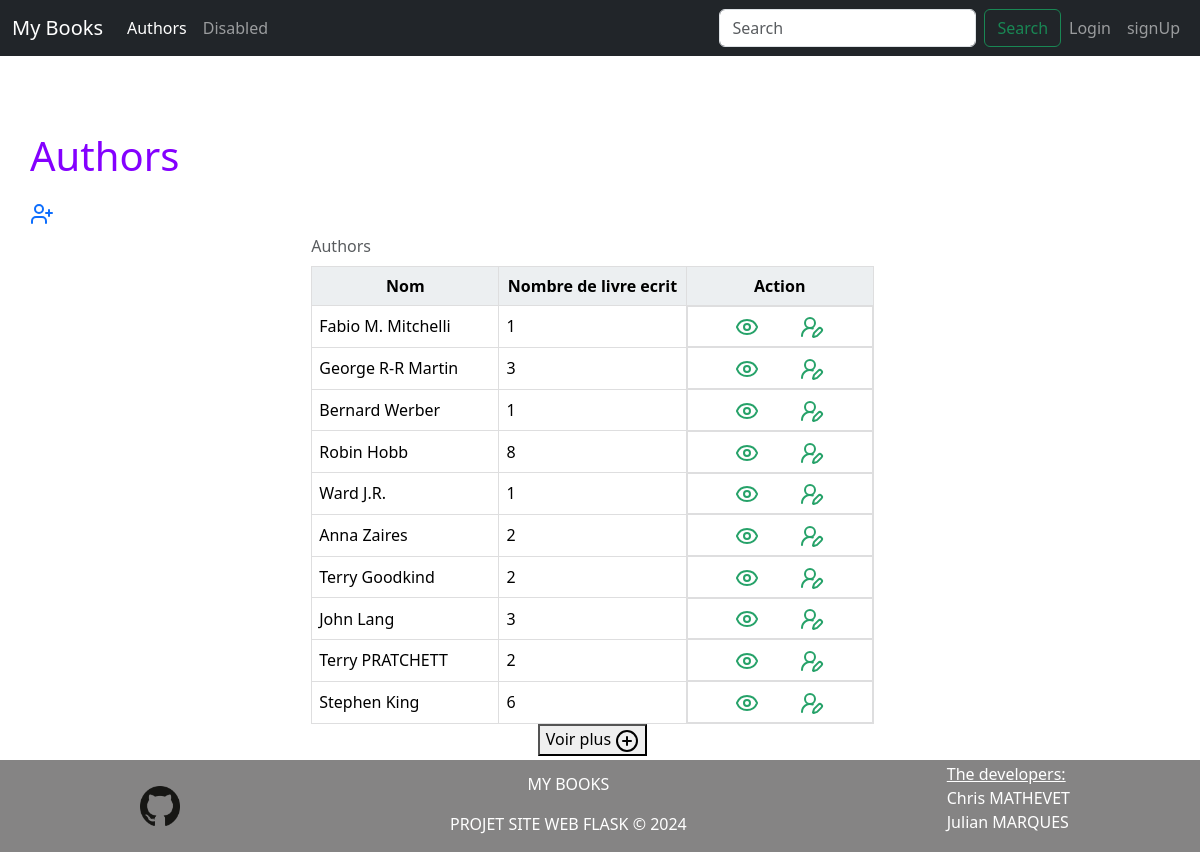
The page /view/author on the database its author committed.
### myApp/models.py (models this page shows, shortened)
class Author(db.Model):
    id = db.Column(db.Integer, primary_key=True)
    name = db.Column(db.String(100))
    def get_nb_books_by_author(self):
        return len(get_books_by_author(self.id))

### myApp/views.py (the view)
@app.route("/view/author")
def list_author():
    lim = int(request.args.get('lim', 10))
    return render_template(
        "authors.html",
        title="Authors",
        limiteAutheur=lim,
        authors=mod.get_sample_authors(lim))

### myApp/models.py (called while the page is built)
def get_sample_authors(lim = 10):
    return Author.query.limit(lim).all()

def get_books_by_author(id:int):
    return Author.query.get_or_404(id).books.all()

### myApp/templates/authors.html (shortened to what this page needs)
{% extends 'baseBS.html' %}
{% block styles %}
{{ super() }}
<link rel="stylesheet" href="{{ url_for('static',
filename='home.css')}}">
<link rel="stylesheet" href="{{ url_for('static',
filename='tableau.css')}}">
{% endblock %}
{% block content %}
<h1>{{title}}</h1>
<a href="{{ url_for('add_author')}}">
</a>
<div class="sample">
    <table>
        <caption>Authors</caption>
        <thead>
            <tr style="text-align: center;">
                <th>Nom</th>
                <th>Nombre de livre ecrit</th>
                <th>Action</th>
            </tr>
            {% for x in authors %}
            <tr>
            <td>{{ x.name }}</td>
            <td>
                {{ x.get_nb_books_by_author()}}
            </td>
            <td style="text-align: center; display: flex; justify-content: space-evenly;">
                <a href="{{ url_for('one_author', id=x.id)}}">
                </a>
                <a href="{{ url_for('edit_author', id=x.id) }}">
                </a>
            </td>
            </tr>
            {% endfor %}
        </thead>
    </table>
    <a id="bas" href="{{ url_for('list_author', lim=limiteAutheur + 10) }}#bas">
        <button>Voir plus
            <svg xmlns="http://www.w3.org/2000/svg" width="24" height="24" viewBox="0 0 24 24" fill="none" stroke="currentColor" stroke-width="2" stroke-linecap="round" stroke-linejoin="round" class="lucide lucide-circle-plus"><circle cx="12" cy="12" r="10"/><path d="M8 12h8"/><path d="M12 8v8"/>
            </svg>
        </button>
    </a>
</div>
{% endblock %}

### myApp/static/home.css (style rules this page uses)
h1 { color: rgb(132, 0, 255); margin-top: 0.5em; margin-bottom: 0.5em; }
div.sample { text-align: center; margin-left: 25%; margin-right: 25%; }

### myApp/static/tableau.css (style rules this page uses)
table { border: 1px solid #dededf; height: 100%; width: 100%; table-layout: fixed; border-collapse: collapse; border-spacing: 2px; text-align: left; overflow: auto; }
caption { caption-side: top; text-align: left; }
th { border: 1px solid #dededf; background-color: #eceff1; color: #000000; padding: 7px; }
td { border: 1px solid #dededf; background-color: #ffffff; color: #000000; padding: 7px; }

### rows shown on the page
Author: name "Fabio M. Mitchelli", get_nb_books_by_author "1"
Author: name "George R-R Martin", get_nb_books_by_author "3"
Author: name "Bernard Werber", get_nb_books_by_author "1"
Author: name "Robin Hobb", get_nb_books_by_author "8"
Author: name "Ward J.R.", get_nb_books_by_author "1"
Author: name "Anna Zaires", get_nb_books_by_author "2"
Author: name "Terry Goodkind", get_nb_books_by_author "2"
Author: name "John Lang", get_nb_books_by_author "3"
Author: name "Terry PRATCHETT", get_nb_books_by_author "2"
Author: name "Stephen King", get_nb_books_by_author "6"

### other values the page prints
{{ title }} "Authors"
